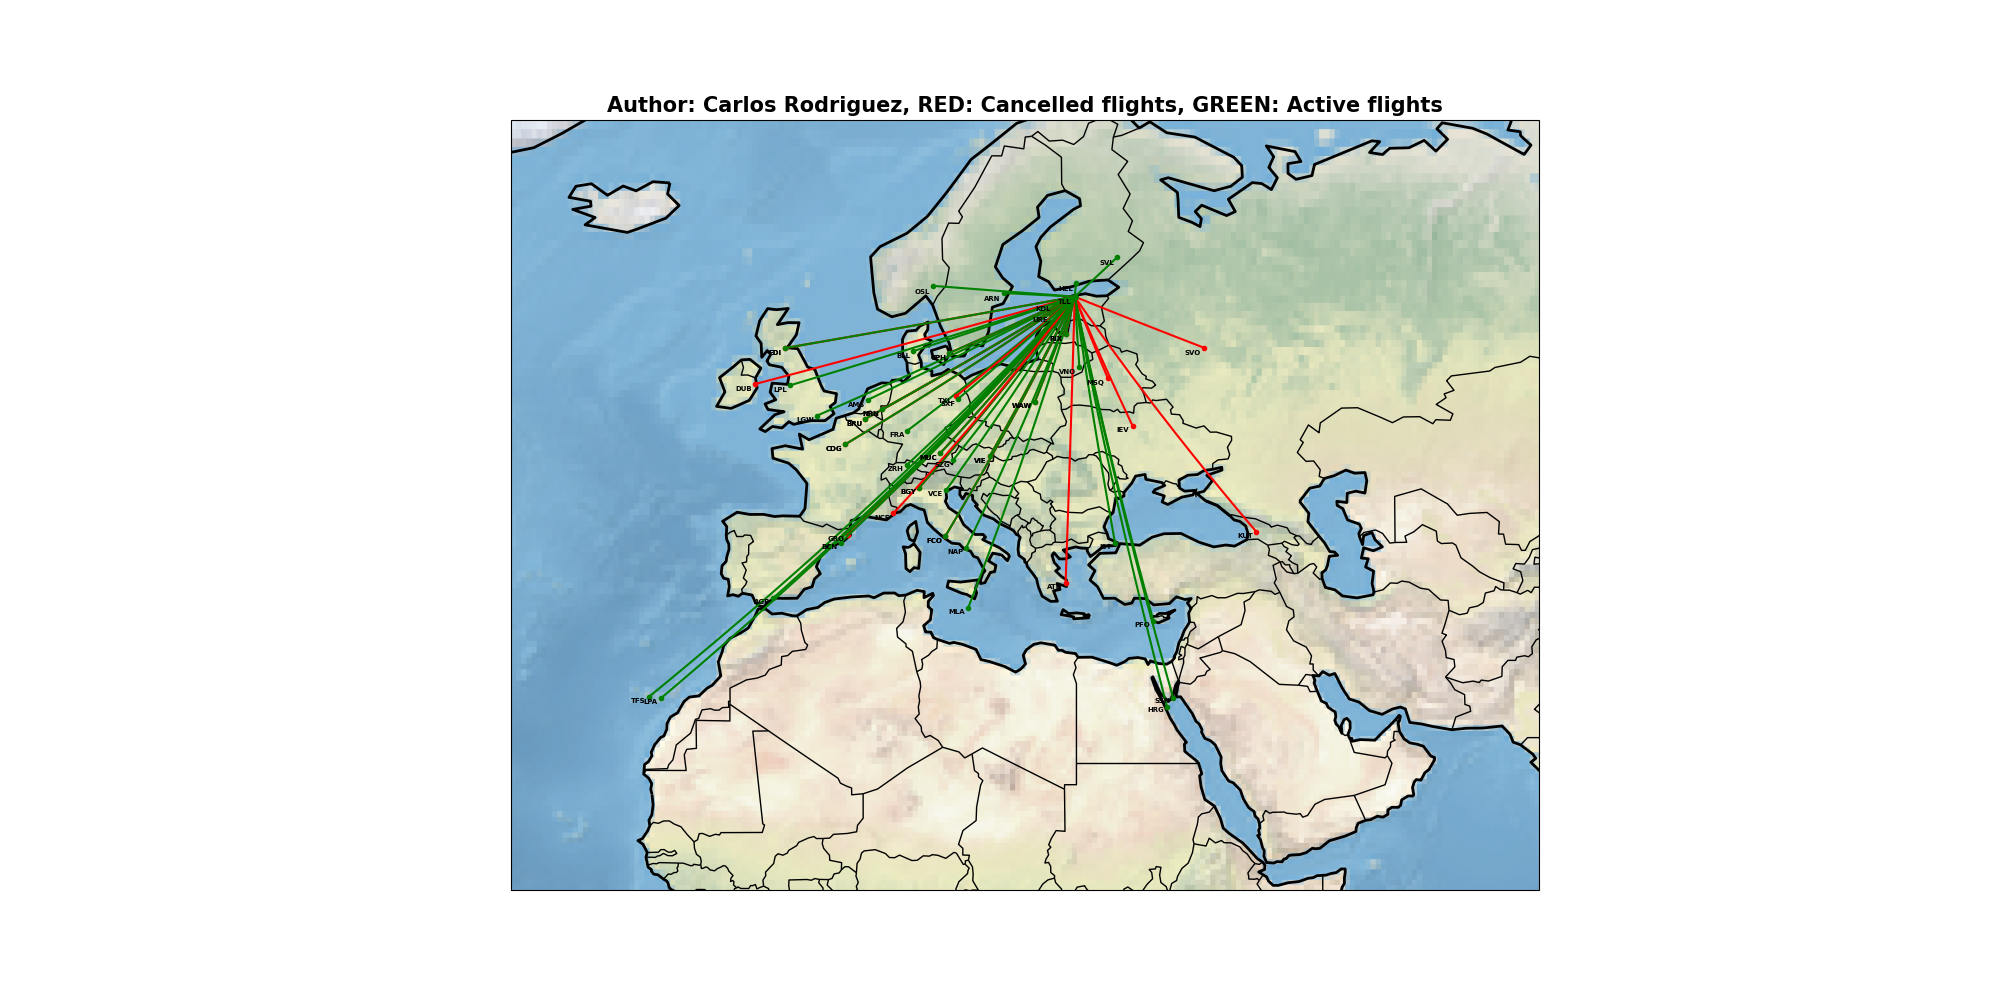

Write Python code to recreate this figure.
import pandas as pd
import cartopy.crs as ccrs
import cartopy.feature as cf
from matplotlib import pyplot as plt

"""
https://www.adamsmith.haus/python/answers/how-to-get-rows-from-a-dataframe-that-are-not-in-another-dataframe-in-python
dataframe1 = pd.DataFrame(data={"column1": [1, 2, 3, 4, 5]})
dataframe2 = pd.DataFrame(data={"column1": [1, 2, 6]})

#common flights, current flights active
common = dataframe1.merge(dataframe2, on=["column1"])
#flights from the past
result = dataframe1[~dataframe1.column1.isin(common.column1)]

#new flights
result2 = dataframe2[~dataframe2.column1.isin(common.column1)]

common.insert(loc =1, column='active', value= False)
print(common)
result.insert(loc =1, column='active', value= True)
#result['active'] = False
print(result)

result2.insert(loc =1, column='active', value= True)
print(result2)
"""

flights = pd.read_csv('flightsPreCovid.csv', sep=';')

active_flights = pd.read_csv('flights22.csv', sep=';')

# Common flights will be active flights
common = flights.merge(active_flights, on=["IATA", "City"])
common.insert(loc=2, column='active', value=True)

# Flights that are no longer happening
flightsNotLongerUsed = flights[~flights.IATA.isin(common.IATA)]
flightsNotLongerUsed.insert(loc=2, column='active', value=False)

# Flights that are new Flights
flightsNew = active_flights[~active_flights.IATA.isin(common.IATA)]
flightsNew.insert(loc=2, column='active', value=True)

totalFlights = pd.concat([common, flightsNotLongerUsed, flightsNew], ignore_index=True, sort=False)

airports = pd.read_csv('airports.dat')
totalFlights = pd.merge(totalFlights, airports[['IATA', 'Latitude', 'Longitude']], on="IATA")

proj = ccrs.Miller()
ax = plt.axes(projection=proj)
ax.set_extent([-30, 70, 10, 70], crs=ccrs.PlateCarree())
ax.stock_img()
ax.add_feature(cf.COASTLINE, lw=2)
ax.add_feature(cf.BORDERS)
# Make figure larger
plt.gcf().set_size_inches(20, 10)

plt.title('Author: Carlos Rodriguez, RED: Cancelled flights, GREEN: Active flights',
          font={'family': 'sans-serif', 'weight': 'bold', 'size': 15})

i = 0

while i < 58:

    if totalFlights.active[i] == True:

        plt.plot([totalFlights.Longitude[0], totalFlights.Longitude[i]],
                 [totalFlights.Latitude[0], totalFlights.Latitude[i]],
                 color='green', linewidth=1.5, marker='o', markersize=3,
                 transform=ccrs.PlateCarree())

    else:

        plt.plot([totalFlights.Longitude[0], totalFlights.Longitude[i]],
                 [totalFlights.Latitude[0], totalFlights.Latitude[i]],
                 color='red', linewidth=1.5, marker='o', markersize=3,
                 transform=ccrs.PlateCarree())

    plt.text(totalFlights.Longitude[i] - 0.3, totalFlights.Latitude[i] - 0.5, totalFlights.IATA[i],
             horizontalalignment='right',
             font={'family': 'sans-serif', 'weight': 'bold', 'size': 5},
             transform=ccrs.Geodetic())

    i += 1

if __name__ == "__main__":
    #print(totalFlights)
    plt.show()
    #plt.savefig("TallinFlights.png")
